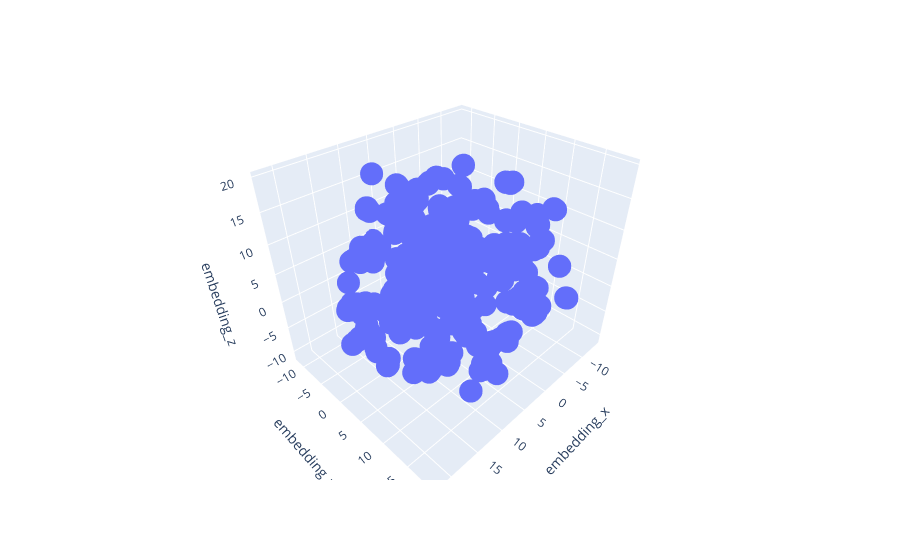

The notebook cell this image was saved under:
### Code cell
reducer = umap.UMAP(random_state=42, n_components=3)
embedding = reducer.fit_transform(df_leafs)

#embedding
df_tree = pd.DataFrame()
df_tree['embedding_x'] = embedding[:,0]
df_tree['embedding_y'] = embedding[:,1]
df_tree['embedding_z'] = embedding[:,2]


# #plot UMAP
# sns.scatterplot(x='embedding_x', 
#                 y='embedding_y',
#                 data=df_tree)
px.scatter_3d(df_tree, x='embedding_x', y='embedding_y', z='embedding_z')

### Figure 1 — Plotly figure (JSON) as saved in the notebook; plotly's stock layout.template omitted (floating-point values rounded to 4 significant figures; data arrays with more than 128 entries replaced by an {"elided": "..."} marker saying what was removed)
{"data": [{"hovertemplate": "embedding_x=%{x}<br>embedding_y=%{y}<br>embedding_z=%{z}<extra></extra>", "legendgroup": "", "marker": {"color": "#636efa", "symbol": "circle"}, "mode": "markers", "name": "", "scene": "scene", "showlegend": false, "type": "scatter3d", "x": {"elided": "5695 float values"}, "y": {"elided": "5695 float values"}, "z": {"elided": "5695 float values"}}], "layout": {"legend": {"tracegroupgap": 0}, "margin": {"t": 60}, "scene": {"domain": {"x": [0, 1], "y": [0, 1]}, "xaxis": {"title": {"text": "embedding_x"}}, "yaxis": {"title": {"text": "embedding_y"}}, "zaxis": {"title": {"text": "embedding_z"}}}}}
